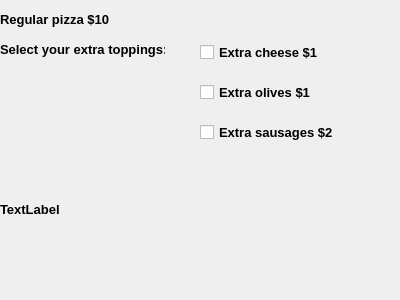
<?xml version="1.0" encoding="UTF-8"?>
<ui version="4.0">
 <class>Dialog</class>
 <widget class="QDialog" name="Dialog">
  <property name="geometry">
   <rect>
    <x>0</x>
    <y>0</y>
    <width>400</width>
    <height>300</height>
   </rect>
  </property>
  <property name="font">
   <font>
    <pointsize>10</pointsize>
    <weight>75</weight>
    <bold>true</bold>
   </font>
  </property>
  <property name="windowTitle">
   <string>Dialog</string>
  </property>
  <widget class="QLabel" name="label">
   <property name="geometry">
    <rect>
     <x>0</x>
     <y>10</y>
     <width>400</width>
     <height>18</height>
    </rect>
   </property>
   <property name="text">
    <string>Regular pizza $10</string>
   </property>
  </widget>
  <widget class="QLabel" name="label_2">
   <property name="geometry">
    <rect>
     <x>0</x>
     <y>40</y>
     <width>165</width>
     <height>18</height>
    </rect>
   </property>
   <property name="text">
    <string>Select your extra toppings:</string>
   </property>
  </widget>
  <widget class="QCheckBox" name="checkBoxCheese">
   <property name="geometry">
    <rect>
     <x>200</x>
     <y>40</y>
     <width>121</width>
     <height>24</height>
    </rect>
   </property>
   <property name="text">
    <string>Extra cheese $1</string>
   </property>
  </widget>
  <widget class="QCheckBox" name="checkBoxOlives">
   <property name="geometry">
    <rect>
     <x>200</x>
     <y>80</y>
     <width>121</width>
     <height>24</height>
    </rect>
   </property>
   <property name="text">
    <string>Extra olives $1</string>
   </property>
  </widget>
  <widget class="QCheckBox" name="checkBoxSausages">
   <property name="geometry">
    <rect>
     <x>200</x>
     <y>120</y>
     <width>141</width>
     <height>24</height>
    </rect>
   </property>
   <property name="text">
    <string>Extra sausages $2</string>
   </property>
  </widget>
  <widget class="QLabel" name="labelAmount">
   <property name="geometry">
    <rect>
     <x>0</x>
     <y>200</y>
     <width>400</width>
     <height>18</height>
    </rect>
   </property>
   <property name="text">
    <string>TextLabel</string>
   </property>
  </widget>
 </widget>
 <resources/>
 <connections/>
</ui>
